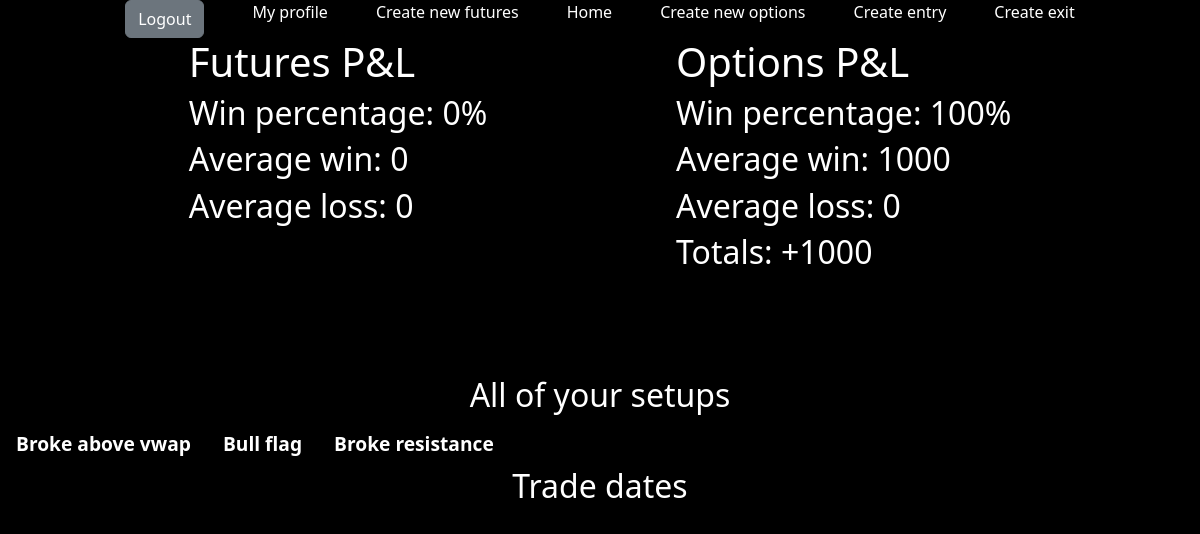
/profile/ (signed in), run on the app's committed database.
### main/models.py (models this page shows, shortened)
class Enter_Trade(models.Model):
    user = models.ForeignKey(User, on_delete=models.CASCADE)
    reason = models.CharField(max_length=255)
    profit = models.DecimalField(max_digits=10, decimal_places=2, default= 0.00)

### main/views.py (the view, shortened to what this page needs)
# urls.py: path('profile/', views.profile, name='profile'),
def profile(request):
    user = request.user
    unique_dates = Trade.objects.values_list('date', flat=True).distinct().order_by('date')
    strategies = Enter_Trade.objects.filter(user = user)
    entry_reasons_profit = {strat: strat.profit for strat in strategies}
    futures_trades = user.trade_set.all()
    futures_wins = 0
    futures_total_win = Decimal(0.00)
    futures_losses = 0
    futures_total_loss = Decimal(0.00)
    futures_p_and_l = futures_total_win - futures_total_loss
    futures_percentage = futures_wins / len(futures_trades) * 100 if len(futures_trades) > 0 else 0
    average_futures_win = futures_total_win / futures_wins if futures_wins > 0 else Decimal("0.00")
    average_futures_loss = futures_total_loss / futures_losses if futures_losses > 0 else Decimal("0.00")
    options_wins = 0
    options_losses = 0
    options_total_win = Decimal(0.00)
    options_total_loss = Decimal(0.00)
    options_trades = OptionsTrade.objects.filter(user = user)
    for trade in options_trades:
        if trade.profit:
            options_wins += 1
            options_total_win += trade.p_and_l
        else:
            options_losses += 1
            options_total_loss += trade.p_and_l
    options_p_and_l = options_total_win - options_total_loss
    options_percentage = options_wins / len(options_trades) * 100 if len(options_trades) > 0 else 0
    average_options_win = options_total_win / options_wins if options_wins > 0 else Decimal("0.00")
    average_options_loss = options_total_loss / options_losses if options_losses > 0 else Decimal("0.00")
    context = {
        "strategies": strategies,
        "unique_dates": unique_dates,
        "Trade": Trade,
        "futures_trades": futures_trades,
        "entry_reasons_profit": entry_reasons_profit,
        "futures_percentage": futures_percentage.__round__(),
        "average_futures_win": average_futures_win.__round__(),
        "average_futures_loss": average_futures_loss.__round__(),
        "futures_p_and_l": futures_p_and_l,
        "options_p_and_l": options_p_and_l.__round__(),
        "options_percentage": options_percentage.__round__(),
        "average_options_win": average_options_win.__round__(),
        "average_options_loss": average_options_loss.__round__()
    }
    return render(request, 'main/profile.html', context)

### main/templates/main/profile.html (shortened to what this page needs)
{% extends 'main/base.html' %}
{% load custom_filters %}
{% block content %}
<div>
    <div class="d-flex justify-content-evenly mb-6">
        <div>
            <h1>Futures P&L</h1>
            <h2>Win percentage: {{futures_percentage}}%</h2>
            <h2>Average win: {{average_futures_win}}</h2>
            <h2>Average loss: {{average_futures_loss}}</h2>
        </div>
        <div>
            <h1>Options P&L</h1>
            <h2>Win percentage: {{options_percentage}}%</h2>
            <h2>Average win: {{average_options_win}}</h2>
            <h2>Average loss: {{average_options_loss}}</h2>
            <h2>
                {% if options_p_and_l > 0.00 %}
                    Totals: +{{options_p_and_l}}
                {% elif futures_p_and_l < 0.00 %}
                    Totals: {{options_p_and_l}}
                {% endif %}
            </h2>
        </div>
    </div>
    <div class="text-center">
        <h2>All of your setups</h2>
        <ul class="d-flex flex-row flex-wrap list-group">
            {% for strategy in strategies %}
                <li class="list-group-item bg-black" style="font-weight: bolder; font-size: larger;"><a href="/setups/{{strategy.reason}}">{{ strategy.reason }}</a></li>
            {% endfor %}
        </ul>
    </div>
</div>
<h2 class="text-center">Trade dates</h2>
{% endblock content %}

### main/templates/main/base.html (shortened to what this page needs)
{% load static %}
<!DOCTYPE html>
<html lang="en">
<head>
    <link href="https://cdn.jsdelivr.net/npm/bootstrap@5.3.3/dist/css/bootstrap.min.css" rel="stylesheet">    <link rel="shortcut icon" href="{% static 'favicon.png' %}">
    <link rel="stylesheet" href="{% static 'css/styles.css' %}">
</head>
<body id="body">
    {% if user.is_authenticated %}
    <header>
        <div class="d-flex justify-content-center gap-5">
            <form action="{% url 'logout' %}" method="post">
                <button type="submit" class="btn btn-secondary">Logout</button>
            </form>
            <a href="/profile">My profile</a>
            <a href="/trade">Create new futures</a>
            <a href="/">Home</a>
            <a href="/options">Create new options</a>
            <a href="/entry">Create entry</a>
            <a href="/exit">Create exit</a>
        </div>
    </header>
    {% block content %}{% endblock content %}
    {% else %}
    <header>
        <a href="/register">Register</a>
        <a href="/login">Login</a>
    </header>
    {% endif %}
</body>
</html>

### static/css/styles.css (style rules this page uses)
#body { background-color: black; }
h1, h2, h3, h4, h5, p, span, li, a, label { color: white; text-decoration: none; border: none !important; }
.mb-6 { margin-bottom: 6em; }
ul, li { list-style: none; }

### data on the page
Enter_Trade: reason "Broke above vwap"
Enter_Trade: reason "Bull flag"
Enter_Trade: reason "Broke resistance"

### other printed values
{{ futures_percentage }} "0"
{{ average_futures_win }} "0"
{{ average_futures_loss }} "0"
{{ options_percentage }} "100"
{{ average_options_win }} "1000"
{{ average_options_loss }} "0"
{{ options_p_and_l }} "1000"
